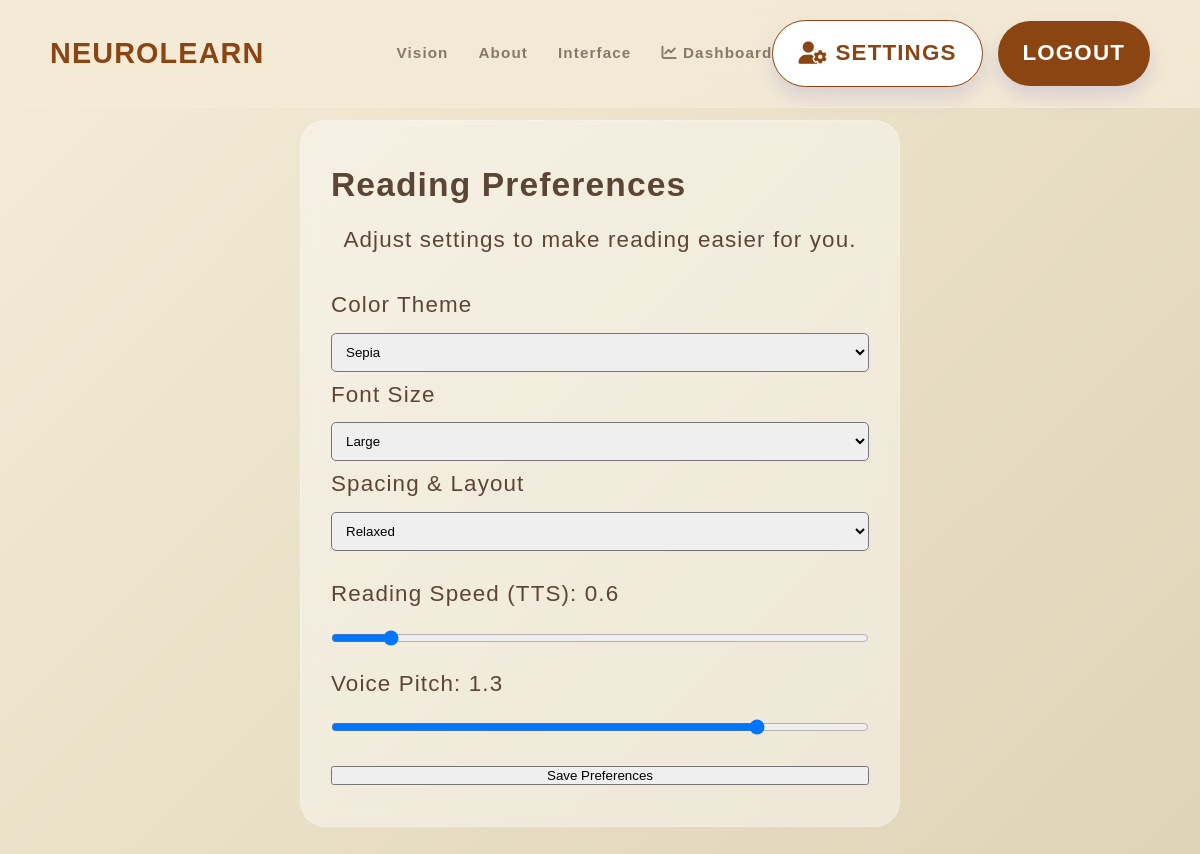
The app's page /profile (signed in) with its own data.
### models.py (models this page shows)
class UserProfile(db.Model):
    id = db.Column(db.Integer, primary_key=True)
    user_id = db.Column(db.Integer, db.ForeignKey('user.id'), nullable=False)
    theme = db.Column(db.String(50), default='light')
    font_size = db.Column(db.String(50), default='medium')
    line_spacing = db.Column(db.String(50), default='normal')
    highlight_active = db.Column(db.Boolean, default=True)
    tts_speed = db.Column(db.Float, default=0.85)
    tts_pitch = db.Column(db.Float, default=1.0)

### app.py (the view, shortened to what this page needs)
@app.route('/profile', methods=['GET', 'POST'])
@login_required
def profile():
    profile = current_user.profile
    if not profile:
        profile = UserProfile(user_id=current_user.id)
        db.session.add(profile)
        db.session.commit()
    return render_template('profile.html', profile=profile)

### app.py (called while the page is built)
@login_manager.user_loader
def load_user(user_id):
    return User.query.get(int(user_id))

### templates/profile.html (shortened to what this page needs)
{% extends "base.html" %}
{% block content %}
<div class="container" style="display: flex; justify-content: center;">
    <div class="panel" style="width: 100%; max-width: 600px;">
        <h2>Reading Preferences</h2>
        <p style="text-align: center; margin-bottom: 20px;">Adjust settings to make reading easier for you.</p>
        <form method="POST" action="{{ url_for('profile') }}">
            <div class="form-group">
                <label for="theme">Color Theme</label>
                <select name="theme" id="theme" style="width: 100%; padding: 10px; border-radius: 5px;">
                    <option value="sepia" {% if profile.theme == 'sepia' %}selected{% endif %}>Sepia</option>
                </select>
            </div>
            <div class="form-group">
                <label for="font_size">Font Size</label>
                <select name="font_size" id="font_size" style="width: 100%; padding: 10px; border-radius: 5px;">
                    <option value="large" {% if profile.font_size == 'large' %}selected{% endif %}>Large</option>
                </select>
            </div>
            <div class="form-group">
                <label for="line_spacing">Spacing & Layout</label>
                <select name="line_spacing" id="line_spacing" style="width: 100%; padding: 10px; border-radius: 5px;">
                    <option value="relaxed" {% if profile.line_spacing == 'relaxed' %}selected{% endif %}>Relaxed</option>
                </select>
            </div>
            <div class="form-group" style="margin-top: 20px;">
                <label>Reading Speed (TTS): <span id="speedVal">{{ profile.tts_speed }}</span></label>
                <input type="range" name="tts_speed" min="0.5" max="1.5" step="0.1" value="{{ profile.tts_speed }}" class="form-range" style="width: 100%;" oninput="document.getElementById('speedVal').innerText=this.value">
            </div>
            <div class="form-group">
                <label>Voice Pitch: <span id="pitchVal">{{ profile.tts_pitch }}</span></label>
                <input type="range" name="tts_pitch" min="0.5" max="1.5" step="0.1" value="{{ profile.tts_pitch }}" class="form-range" style="width: 100%;" oninput="document.getElementById('pitchVal').innerText=this.value">
            </div>
            <button type="submit" class="btn btn-primary" style="width: 100%; margin-top: 15px;">Save Preferences</button>
        </form>
    </div>
</div>
{% endblock %}

### templates/base.html (style rules this page uses)
:root { --bg-gradient: linear-gradient(135deg, #fce7f3 0%, #e0f2fe 100%); --primary-indigo: #4338ca; --text-main: #1e1b4b; --accent-pink: #fbcfe8; --accent-blue: #bae6fd; --glass: rgba(255, 255, 255, 0.4); --nav-bg: rgba(255, 255, 255, 0.3); --hl-homophone: #FFF59D; --hl-visually: #B2DFDB; --hl-misread: #F8BBD0; }
body.sepia { --bg-gradient: linear-gradient(135deg, #f4ecd8 0%, #dfd3b6 100%); --text-main: #5b4636; --primary-indigo: #8b4513; --nav-bg: rgba(244, 236, 216, 0.8); }
* { margin: 0; padding: 0; box-sizing: border-box; font-family: 'Outfit', 'OpenDyslexic', sans-serif; }
body { margin: 0; padding: 0; min-height: 100vh; color: var(--text-main); background: var(--bg-gradient); transition: all 0.4s ease; position: relative; }
.panel { background: var(--glass); backdrop-filter: blur(10px); border-radius: 25px; padding: 30px; border: 1px solid rgba(255,255,255,0.2); }
.font-large { font-size: 1.4rem; }
.spacing-relaxed { line-height: 2.0; letter-spacing: 0.05em; }

### records on screen
UserProfile: theme "Sepia", font_size "Large", line_spacing "Relaxed", tts_speed "0.6", tts_pitch "1.3"
